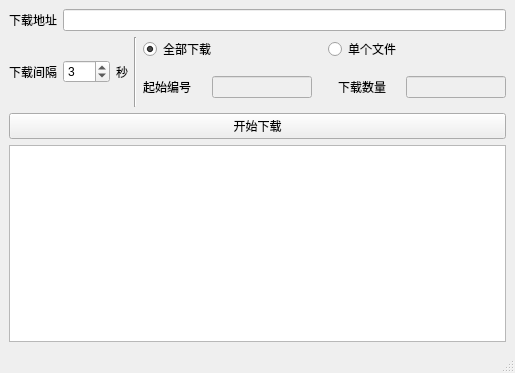
<?xml version="1.0" encoding="UTF-8"?>
<ui version="4.0">
 <class>MainWindow</class>
 <widget class="QMainWindow" name="MainWindow">
  <property name="geometry">
   <rect>
    <x>0</x>
    <y>0</y>
    <width>515</width>
    <height>373</height>
   </rect>
  </property>
  <property name="windowTitle">
   <string>WebOfScience文件下载工具</string>
  </property>
  <widget class="QWidget" name="centralwidget">
   <layout class="QVBoxLayout" name="verticalLayout_2">
    <item>
     <layout class="QHBoxLayout" name="horizontalLayout_3">
      <item>
       <widget class="QLabel" name="label">
        <property name="text">
         <string>下载地址</string>
        </property>
       </widget>
      </item>
      <item>
       <widget class="QLineEdit" name="urlEdit"/>
      </item>
     </layout>
    </item>
    <item>
     <layout class="QHBoxLayout" name="horizontalLayout">
      <item>
       <layout class="QHBoxLayout" name="horizontalLayout_6">
        <item>
         <widget class="QLabel" name="label_2">
          <property name="text">
           <string>下载间隔</string>
          </property>
         </widget>
        </item>
        <item>
         <widget class="QSpinBox" name="intervalBox">
          <property name="sizePolicy">
           <sizepolicy hsizetype="Preferred" vsizetype="Fixed">
            <horstretch>0</horstretch>
            <verstretch>0</verstretch>
           </sizepolicy>
          </property>
          <property name="minimum">
           <number>1</number>
          </property>
          <property name="maximum">
           <number>100</number>
          </property>
          <property name="value">
           <number>3</number>
          </property>
         </widget>
        </item>
        <item>
         <widget class="QLabel" name="label_3">
          <property name="text">
           <string>秒</string>
          </property>
         </widget>
        </item>
       </layout>
      </item>
      <item>
       <widget class="Line" name="line">
        <property name="orientation">
         <enum>Qt::Vertical</enum>
        </property>
       </widget>
      </item>
      <item>
       <layout class="QVBoxLayout" name="verticalLayout">
        <item>
         <layout class="QHBoxLayout" name="horizontalLayout_2">
          <item>
           <widget class="QRadioButton" name="allButton">
            <property name="text">
             <string>全部下载</string>
            </property>
            <property name="checked">
             <bool>true</bool>
            </property>
           </widget>
          </item>
          <item>
           <widget class="QRadioButton" name="singleButton">
            <property name="text">
             <string>单个文件</string>
            </property>
           </widget>
          </item>
         </layout>
        </item>
        <item>
         <layout class="QHBoxLayout" name="horizontalLayout_8">
          <item>
           <widget class="QLabel" name="label_4">
            <property name="sizePolicy">
             <sizepolicy hsizetype="Minimum" vsizetype="Minimum">
              <horstretch>0</horstretch>
              <verstretch>0</verstretch>
             </sizepolicy>
            </property>
            <property name="maximumSize">
             <size>
              <width>100</width>
              <height>16777215</height>
             </size>
            </property>
            <property name="text">
             <string>起始编号</string>
            </property>
           </widget>
          </item>
          <item>
           <widget class="QLineEdit" name="startEdit">
            <property name="enabled">
             <bool>false</bool>
            </property>
            <property name="maximumSize">
             <size>
              <width>100</width>
              <height>16777215</height>
             </size>
            </property>
           </widget>
          </item>
          <item>
           <spacer name="verticalSpacer_2">
            <property name="orientation">
             <enum>Qt::Vertical</enum>
            </property>
            <property name="sizeType">
             <enum>QSizePolicy::Fixed</enum>
            </property>
            <property name="sizeHint" stdset="0">
             <size>
              <width>20</width>
              <height>40</height>
             </size>
            </property>
           </spacer>
          </item>
          <item>
           <widget class="QLabel" name="label_5">
            <property name="text">
             <string>下载数量</string>
            </property>
           </widget>
          </item>
          <item>
           <widget class="QLineEdit" name="totalEdit">
            <property name="enabled">
             <bool>false</bool>
            </property>
            <property name="maximumSize">
             <size>
              <width>100</width>
              <height>16777215</height>
             </size>
            </property>
           </widget>
          </item>
         </layout>
        </item>
        <item>
         <layout class="QHBoxLayout" name="horizontalLayout_7"/>
        </item>
       </layout>
      </item>
     </layout>
    </item>
    <item>
     <widget class="QPushButton" name="startButton">
      <property name="text">
       <string>开始下载</string>
      </property>
     </widget>
    </item>
    <item>
     <widget class="QTextBrowser" name="textBrowser"/>
    </item>
   </layout>
  </widget>
  <widget class="QStatusBar" name="statusbar"/>
 </widget>
 <resources/>
 <connections/>
</ui>
